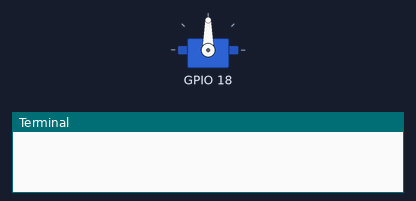
Bench run of a program on a simulated Raspberry Pi (BCM pin numbers). On the bench: servo, the last lines printed to the terminal. Servo angles are drawn from the pulse width (0.5 ms = 0°, 2.5 ms = 180°). At 9.0 s the program stops and its outputs stay as they are.

Above: at 0.1 s.
At 2.1 s:
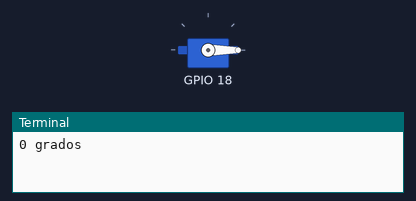
At 6.1 s:
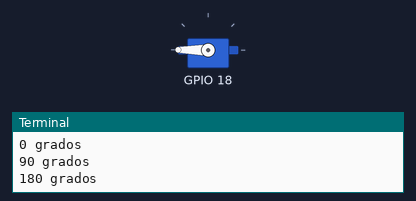
Timing chart, 0 to 9.5 s (numbered marks = the images above):
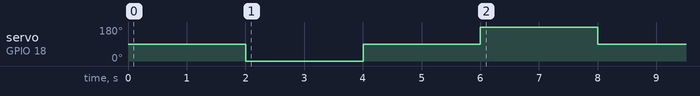

The program:

servos_dual.py
```python
import lgpio
import time

SERVO_PIN = 18  # GPIO 18 (PWM0)
CHIP = 0

h = lgpio.gpiochip_open(CHIP)

try:
    # Configurar señal PWM de 50Hz
    lgpio.tx_pwm(h, SERVO_PIN, 50, 7.5)  # 7.5% = posición media
    time.sleep(2)

    # Girar a 0°
    lgpio.tx_pwm(h, SERVO_PIN, 50, 2.5)
    print("0 grados")
    time.sleep(2)

    # Girar a 90°
    lgpio.tx_pwm(h, SERVO_PIN, 50, 7.5)
    print("90 grados")
    time.sleep(2)

    # Girar a 180°
    lgpio.tx_pwm(h, SERVO_PIN, 50, 12.5)
    print("180 grados")
    time.sleep(2)

    # Volver al centro
    lgpio.tx_pwm(h, SERVO_PIN, 50, 7.5)
    time.sleep(1)

finally:
    lgpio.tx_pwm(h, SERVO_PIN, 0, 0)
    lgpio.gpiochip_close(h)
```

Measured:
- by itself, servo on GPIO 18: 90° → 0° at 2.0 s, → 90° 2.0 s later, → 180° 2.0 s later, → 90° 2.0 s later
